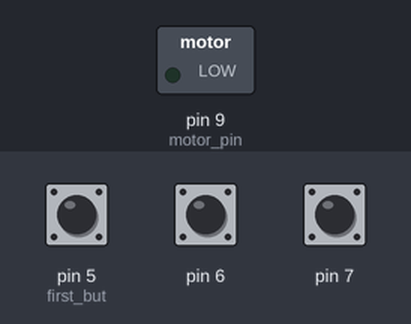
The sketch below on a simulated Arduino Uno, built with avr-gcc and run on an emulated ATmega328P. Shown: switched loads named in the sketch (green lamp = pin HIGH). The inputs (shaded band) are chosen by the test bench; at power-on: pin 6 HIGH, pin 7 HIGH, pin 5 (first_but) HIGH.

Above: at 1.2 s.
1.3 s: pin 6 pulled LOW for 0.15 s
At 2.1 s:
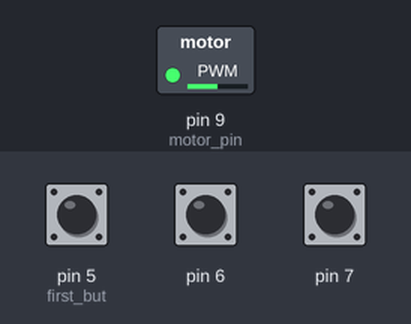
2.9 s: pin 7 pulled LOW for 0.15 s
At 3.3 s:
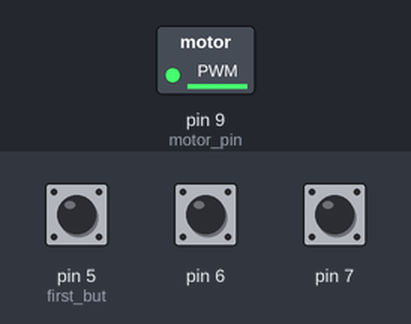
4.5 s: pin 5 (first_but) pulled LOW for 0.15 s
At 5.7 s:
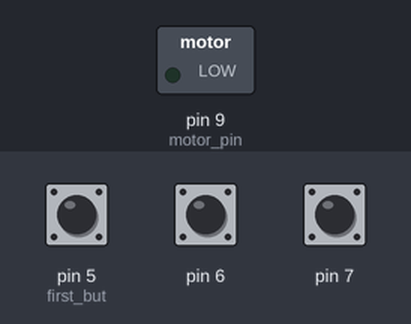
6.1 s: pin 6 pulled LOW for 1 s
At 6.9 s:
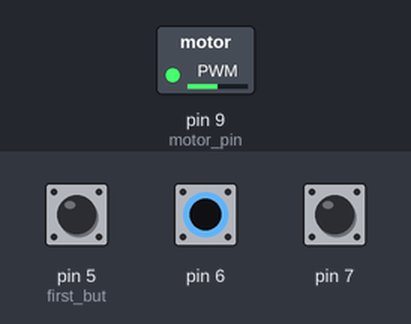
8.6 s: pin 5 (first_but) pulled LOW for 1 s
At 10.0 s:
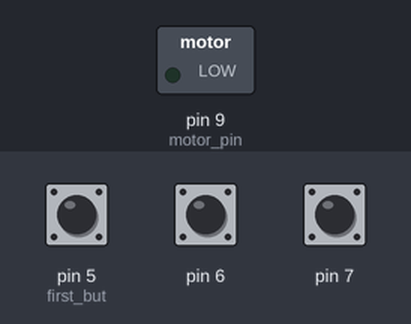
Timing chart, 0 to 11.6 s (numbered marks = the images above; inputs shaded):
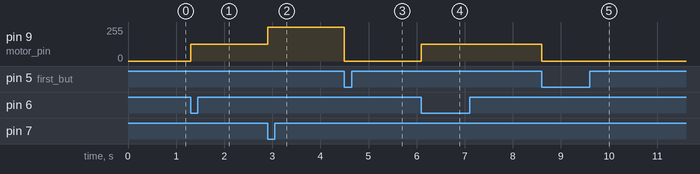

Measured:
- after the input at 1.3 s, pin 9 (motor_pin): 0/255 → 127/255 at once
- after the input at 2.9 s, pin 9 (motor_pin): 127/255 → 254/255 at once
- after the input at 4.5 s, pin 9 (motor_pin): 254/255 → 0/255 at once
- after the input at 6.1 s, pin 9 (motor_pin): 0/255 → 127/255 at once
- after the input at 8.6 s, pin 9 (motor_pin): 127/255 → 0/255 at once

The sketch:

sketch_motor_with_buttons.ino
```cpp
#define motor_pin 9
#define first_but 5
#define but_count 3

#define speed_step (255 / (but_count - 1))


int brightness = 0;

void setup() {
  pinMode(motor_pin, OUTPUT);

  for( int i = 0; i < but_count; i++){
    pinMode(first_but + i, INPUT_PULLUP);
  }
}

void loop() {
   for( int i = 0; i < but_count; i++){
    if(digitalRead(first_but + i))
      continue;

    int speed = i * speed_step;
    analogWrite(motor_pin, speed);
  }
}
```
